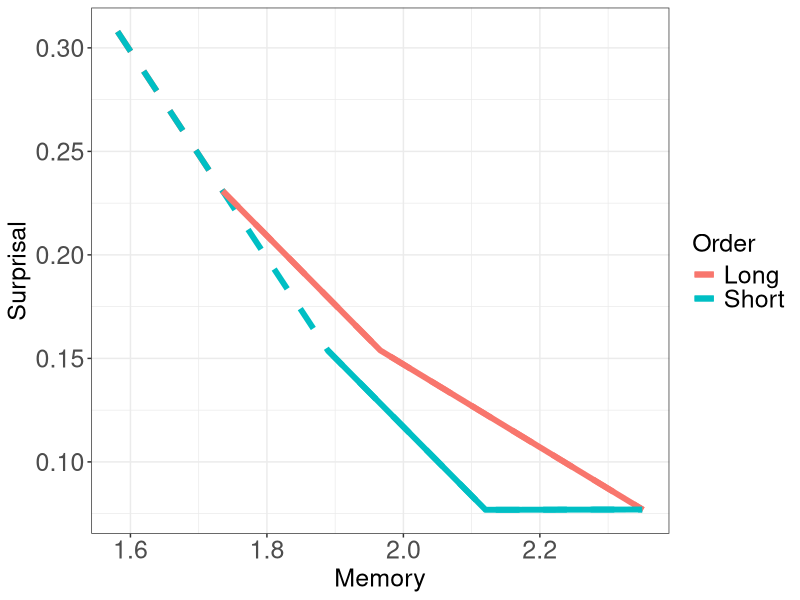
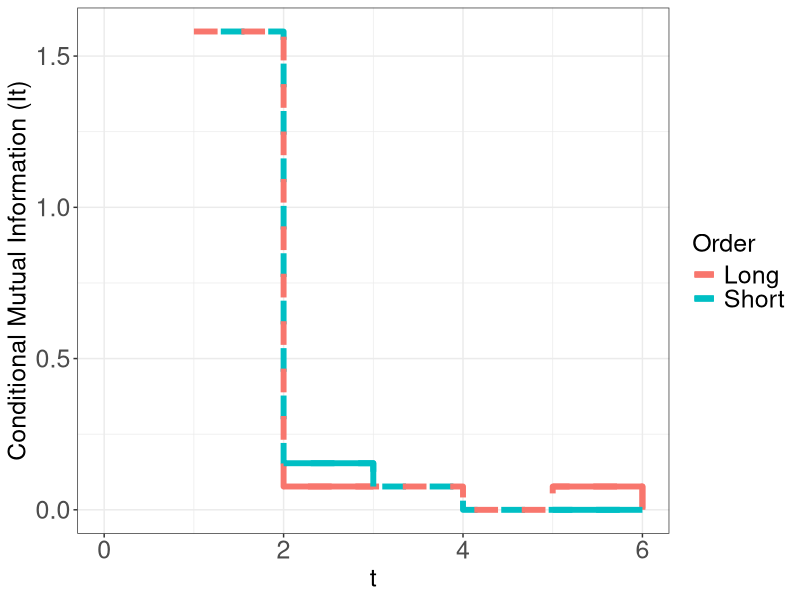
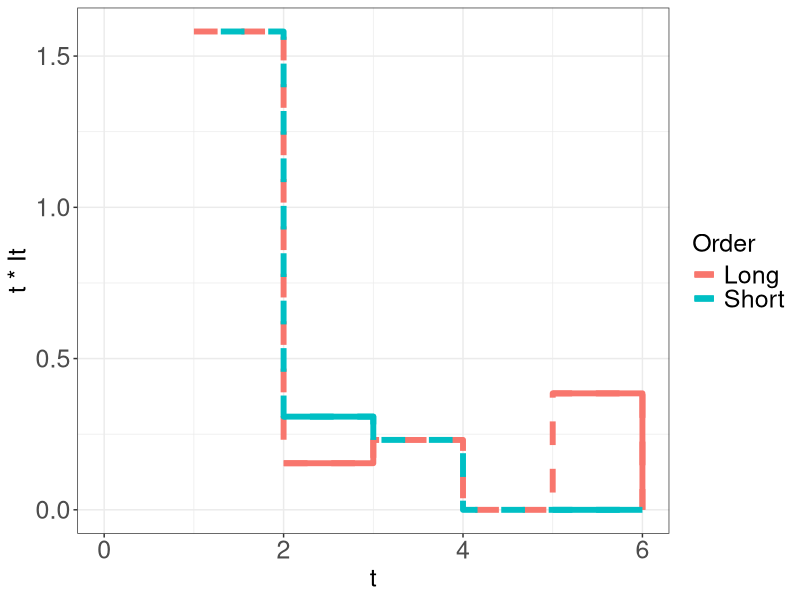
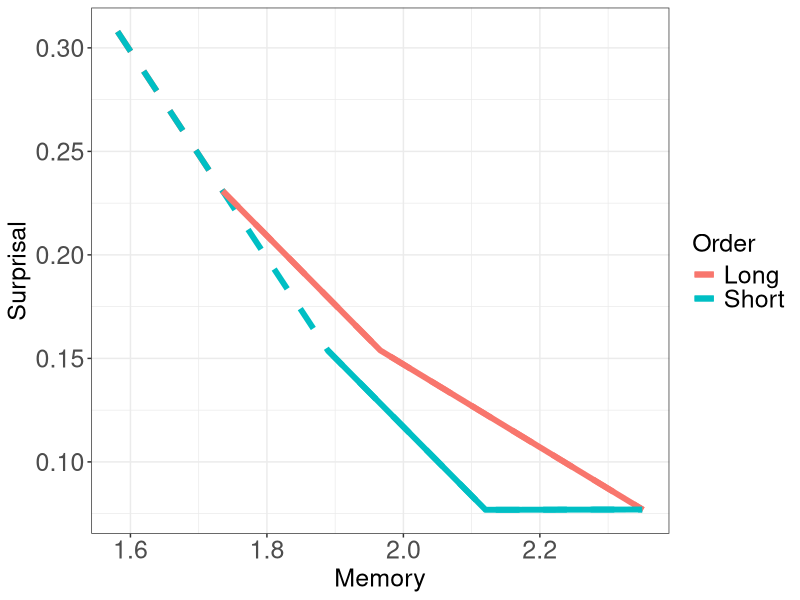

Reproduce these figures in R, in order.
library(tidyr)
library(dplyr)
library(ggplot2)

data1 = read.csv("results-simulation-6-short.py.tsv", sep="\t") %>% mutate(Order = "Short")
data2 = read.csv("results-simulation-6-long.py.tsv", sep="\t") %>% mutate(Order = "Long")
data=rbind(data1, data2)



data = data %>% mutate(Distance_ = ifelse(Order == "Short" & Distance == 1.0, 1.3, Distance)) %>% filter(Distance<7)

#plot = ggplot(data=data, aes(x=Distance, y=MI, color=Order)) + 
#	geom_step(data=data, size=2) + 
#	theme_bw() + 
#	theme(axis.text=element_text(size=18), axis.title=element_text(size=18), legend.title=element_text(size=18), legend.text=element_text(size=18)) +
#	xlab("t") + ylab("Conditional Mutual Information (It)")
#

plot = ggplot(data=data, aes(x=Distance_, y=MI, color=Order)) + 
	geom_step(data=data %>% filter(Order == "Short"), size=2, linetype=2) + 
	geom_step(data=data %>% filter(Order == "Long"), size=2, linetype=2) + 
	geom_step(data=data %>% filter(Distance_==2 | Distance_==3), size=2, linetype=1) + 
	geom_step(data=data %>% filter(Distance_==5 | Distance_==6), size=2, linetype=1) + 
	theme_bw() + 
	theme(axis.text=element_text(size=18), axis.title=element_text(size=18), legend.title=element_text(size=18), legend.text=element_text(size=18)) +
	xlab("t") + ylab("Conditional Mutual Information (It)")

ggsave("figures/toy-mis.pdf")




plot = ggplot(data=data, aes(x=Distance_, y=Distance * MI, color=Order)) + 
	geom_step(size=2, linetype=2) + 
	geom_step(data=data %>% filter(Distance_==2 | Distance_==3), size=2, linetype=1) + 
	geom_step(data=data %>% filter(Distance_==5 | Distance_==6), size=2, linetype=1) + 
	theme_bw() + 
	theme(axis.text=element_text(size=18), axis.title=element_text(size=18), legend.title=element_text(size=18), legend.text=element_text(size=18)) +
	xlab("t") + ylab("t * It")

ggsave("figures/toy-t-mis.pdf")



data$MI[is.na(data$MI)] = 0
data = data %>% group_by(Order) %>% mutate(CumMI = cumsum(MI), Memory = cumsum(Distance*MI)) %>% mutate(Surprisal = 1.889-CumMI)
#plot = ggplot(data=data %>% filter(Surprisal < 2.0), aes(x=Surprisal, y=Memory, color=Order)) + geom_line(size=2) + theme_bw() + theme(axis.text=element_text(size=18), axis.title=element_text(size=18), legend.title=element_text(size=18), legend.text=element_text(size=18))
#ggsave("figures/toy-surp-mem.pdf")

data = data %>% mutate(Surprisal_ = Surprisal) #= ifelse(Order == "Short" & Memory < 2, 0.285, Surprisal))
data = data %>% mutate(Memory_ = Memory) #ifelse(Order == "Short" & Memory < 2, 1.79, Memory))


data_ = data %>% select(Surprisal_, Memory_, Order)

data_ = rbind(as.data.frame(data_), data.frame(Memory_=c(2.12, 2.35), Surprisal_=c(0.077, 0.077), Order=c("Short", "Short")))


plot = ggplot(data=data_ %>% filter(Surprisal_ < 1.0), aes(x=Memory_, y=Surprisal_, color=Order)) + 
	geom_line(size=2, linetype=2) + 
	geom_line(data=data_%>%filter(Memory_>1.7), size=2, linetype=1) + 
	theme_bw() + 
	theme(axis.text=element_text(size=18), axis.title=element_text(size=18), legend.title=element_text(size=18), legend.text=element_text(size=18)) +
	xlab("Memory") + ylab("Surprisal")
plot






ggsave("figures/toy-mem-surp.pdf")











